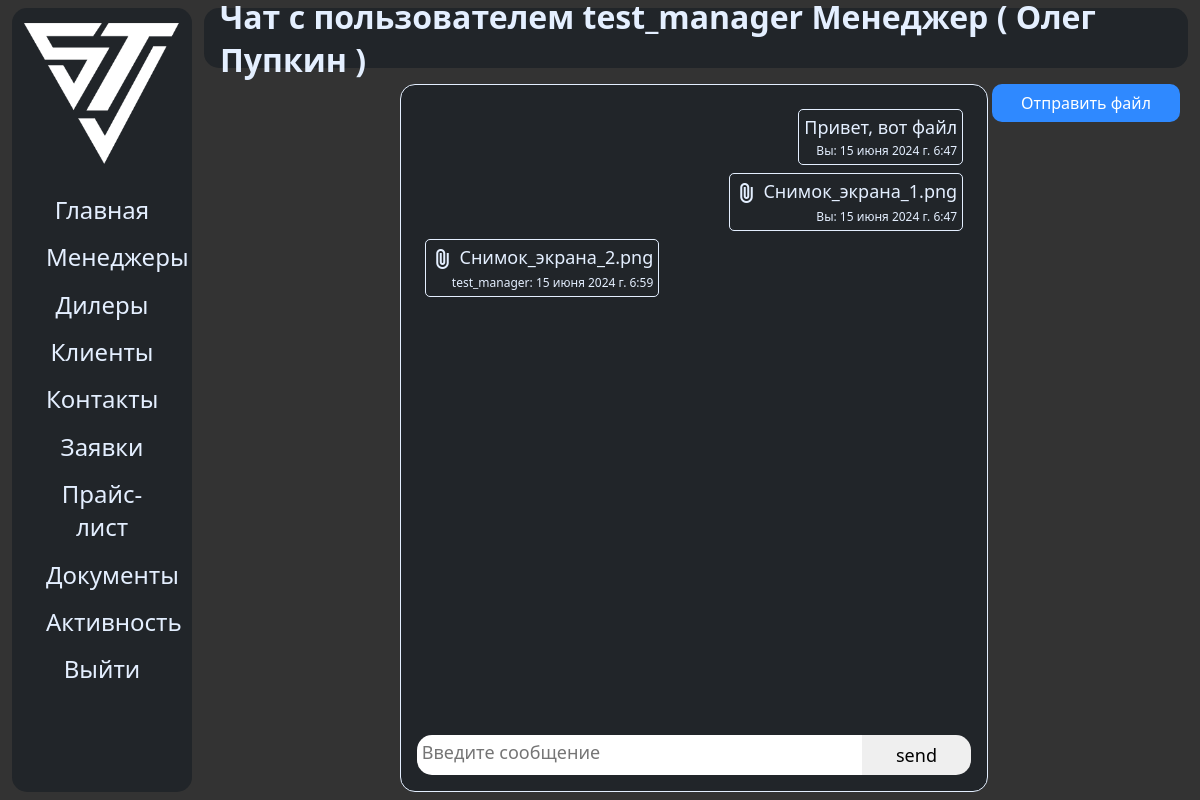
Screenshot of /chat/23 (signed in) with the database file from the repository.
### sinotruk/models.py (models this page shows, shortened)
class CustomUser(AbstractBaseUser):
	username = models.CharField(verbose_name='Имя пользователя', max_length=150, null=False, default=None, unique=True)
	email = models.EmailField(unique=True, null=True, default=None, blank=True)
	is_staff = models.BooleanField(default=False)
	is_superuser = models.BooleanField(default=False)
	is_active = models.BooleanField(default=True)
	name = models.CharField(verbose_name='Имя', max_length=150, null=True, default=None, blank=True)
	surname = models.CharField(verbose_name='Фамилия', max_length=150, null=True, default=None, blank=True)
	clear_password = models.CharField(max_length=255, null=True, default=None, verbose_name='Пароль')
	role = models.CharField(verbose_name='Роль', max_length=150, null=True, default='CLIENT', choices=ROLES_CHOICES)
	sub_role = models.CharField(verbose_name='Задача', max_length=100, null=True, default=None, blank=True)
	dealer_name = models.CharField(verbose_name='Фирма', max_length=255, null=True, default=None, blank=True)
	receive_emails = models.BooleanField(default=False, verbose_name='Разрешение на принятие заявок')
	objects = CustomUserManager()
	USERNAME_FIELD = 'username'
	class Meta:
		db_table = 'auth_user'
		verbose_name = 'Пользователь'
		verbose_name_plural = 'Пользователи'

class Message(models.Model):
	sender = models.ForeignKey(CustomUser, on_delete=models.CASCADE, verbose_name='Отправитель', related_name='sender')
	recipient = models.ForeignKey(CustomUser, on_delete=models.CASCADE, verbose_name='Получатель', related_name='receiver')
	text = models.TextField(verbose_name='Текст сообщения')
	date = models.DateTimeField(auto_now_add=True, null=True, blank=True)
	read = models.BooleanField(default=False)
	class Meta:
		verbose_name = 'Сообщение'
		verbose_name_plural = 'Сообщения'

class MessageDocument(models.Model):
	document = models.FileField(upload_to='documents', verbose_name='Файл')
	sender = models.ForeignKey(CustomUser, on_delete=models.CASCADE, verbose_name='Отправитель', related_name='MessageDocumentsender')
	recipient = models.ForeignKey(CustomUser, on_delete=models.CASCADE, verbose_name='Получатель', related_name='MessageDocumentreceiver')
	date = models.DateTimeField(auto_now_add=True, null=True, blank=True)
	def get_text(self):
		return self.document.name.replace('documents/', '', 1)
	class Meta:
		verbose_name = 'Файл сообщения'
		verbose_name_plural = 'Файлы сообщений'

### sinotruk/views.py (the view)
# urls.py: path('chat/<int:user_id>', get_chat),
def get_chat(request, user_id):
	user = CustomUser.objects.get(id=user_id)
	messages = [
		x for x in Message.objects.filter(sender=user, recipient=request.user)
	] + [
		x for x in Message.objects.filter(sender=request.user, recipient=user)
	] + [
		x for x in MessageDocument.objects.filter(sender=request.user, recipient=user)
	] + [
		x for x in MessageDocument.objects.filter(sender=user, recipient=request.user)
	]
	for x in Message.objects.filter(sender=user, recipient=request.user):
		x.read = True
		x.save()
	class MsgView:
		def __init__(self, msg):
			if isinstance(msg, Message):
				self.type = 'text'
			else:
				self.type = 'blob'
			self.obj = msg
	return render(request, 'main/chat.html', {
		'messages': [MsgView(x) for x in sorted(messages, key=lambda x: x.date)],
		'recipient': user,
	})

### templates/main/chat.html (shortened to what this page needs)
{% extends 'main/base.html' %}
{% load static %}
{% block navbar %}
    <h1>
        {% if recipient.role == 'MANAGER' %}
            Менеджер ( {{ recipient.name }} {{ recipient.surname }} {{ recipient.sub_role }} )
        {% endif %}
    </h1>
{% endblock %}
{% block content %}
    <div class="user-chat-block">
        <div class="filler"></div>
        <div class="user-chat">
            <div id="messages-body" class="messages">
                {% for message in messages %}
                    {% if message.obj.sender == request.user %}
                        <div class="my_message">
                            <div class="message">
                                <div class="message-body">
                                    {% if message.type == 'text' %}
                                        <span>{{ message.obj.text }}</span>
                                    {% else %}
                                        <span>
                                            <span class="material-symbols-outlined">
                                            </span>
                                            <a target="_blank" href="{{ message.obj.document.url }}">{{ message.obj.get_text }}</a>
                                        </span>
                                    {% endif %}
                                </div>
                                <div class="message-info">
                                    <span>Вы: {{ message.obj.date }}</span>
                                </div>
                            </div>
                        </div>
                    {% else %}
                        <div class="other_message">
                            <div class="message">
                                <div class="message-body">
                                    {% if message.type == 'text' %}
                                        <span>{{ message.obj.text }}</span>
                                    {% else %}
                                        <span>
                                            <span class="material-symbols-outlined">
                                            </span>
                                            <a target="_blank" href="{{ message.obj.document.url }}">{{ message.obj.get_text }}</a>
                                        </span>
                                    {% endif %}
                                </div>
                                <div class="message-info">
                                    <span>{{ recipient.username }}: {{ message.obj.date }}</span>
                                </div>
                            </div>
                        </div>
                    {% endif %}
                {% endfor %}
            </div>
            <div class="toolbar">
                <textarea placeholder="Введите сообщение" id="message-text"></textarea>
                <button onclick="sendMessage()">send</button>
            </div>
        </div>
        <div id="right-chat-filler" class="filler">
            <a id="go_to_send_file" href="/chat/{{ recipient.id }}/send_file">Отправить файл</a>
        </div>
    </div>
{% endblock %}

### static/css/base.css (style rules this page uses)
:root { --bs-font-sans-serif: system-ui, -apple-system, "Segoe UI", Roboto, "Helvetica Neue", Arial, "Noto Sans", "Liberation Sans", sans-serif, "Apple Color Emoji", "Segoe UI Emoji", "Segoe UI Symbol", "Noto Color Emoji"; }
* { font-family: var(--bs-font-sans-serif); color: #e4efff; }
html, body { margin: 0; padding: 0; background-color: #333333; }
a { text-decoration: none; }
.navbar > h1 { margin-left: 1rem; }
.user-chat-block { display: grid; grid-template-columns: 20% 60% 20%; height: 100%; }
.user-chat { width: calc(100% - 2rem - 2px); border: 1px solid #e4efff; color: #e4efff; background-color: #212529; padding: 1rem; border-radius: 15px; height: calc(100vh - 2rem - 60px - 2rem); max-height: calc(100vh - 2rem - 60px - 2rem - 2px); }
.messages { height: calc(100vh - 4rem - 60px - 2rem - 5vh); max-height: calc(100vh - 4rem - 60px - 2rem - 2px - 5vh); padding: 0.5rem; overflow-y: scroll; }
.toolbar { margin-top: 1rem; height: 5vh; width: calc(100%); display: flex; }
.toolbar > textarea { width: 80%; border: none; outline: none; color: black; height: calc(100% - 0.6rem); margin: 0; padding: 0.3rem; font-size: 18px; resize: none; border-radius: 15px 0 0 15px; }
.toolbar > button { width: 20%; border: none; outline: none; color: black; height: 100%; margin: 0; padding: 0.3rem; font-size: 18px; cursor: pointer; border-radius: 0 15px 15px 0; }
.message { border: 1px solid #e4efff; border-radius: 5px; padding: 0.3rem; max-width: 70%; }
.my_message { display: flex; flex-direction: column; align-items: end; justify-content: end; margin-bottom: 0.5rem; }
.other_message { display: flex; flex-direction: column; align-items: start; justify-content: end; margin-bottom: 0.5rem; }
.message-body { font-size: 18px; }
.message-info { margin-top: 0.2rem; font-size: 12px; width: 100%; text-align: end; }
#right-chat-filler { display: flex; flex-direction: column; align-items: center; justify-content: start; }
#go_to_send_file { width: 80%; background-color: #2f89ff; color: white; border-radius: 10px; padding: 0.5rem 1rem; text-align: center; }
.material-symbols-outlined { vertical-align: middle; }

### rows the page displays
Message: obj.text "Привет, вот файл", obj "15 июня 2024 г. 6:47"
MessageDocument: obj.get_text "Снимок_экрана_1.png", obj "15 июня 2024 г. 6:47"
MessageDocument: obj.get_text "Снимок_экрана_2.png", obj "15 июня 2024 г. 6:59"

### other values shown
{{ recipient.surname }} "Пупкин"
{{ recipient.username }} "test_manager"
